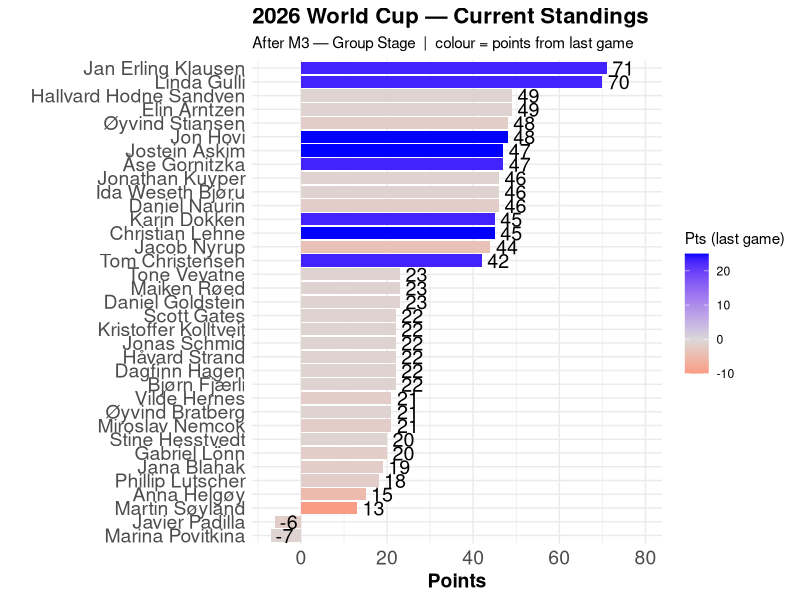

Here is the R script that generated this plot: (Note: this script raises an error after producing the figure.)
## ---- chunk 1
library(tidyverse)
library(ggplot2)

# ── Parameter ─────────────────────────────────────────────────────────────────
this_match <- 3   # which game this post covers — never changes on re-render
lag        <- 1   # number of games back for the colour fill

# ── Load data ─────────────────────────────────────────────────────────────────
df <- read_delim(here::here("gData", "standings.csv"), delim = ";",
                 locale = locale(encoding = "UTF-8"),
                 show_col_types = FALSE) |>
  mutate(full_name = if_else(is.na(full_name) | full_name == "", player, full_name))

played_matches <- sort(unique(df$match))

# ── Lag scores ────────────────────────────────────────────────────────────────
lag_match_idx <- match(this_match, played_matches) - lag
lag_match <- if (!is.na(lag_match_idx) && lag_match_idx >= 1) {
  played_matches[lag_match_idx]
} else {
  NA_integer_
}

lag_scores <- if (!is.na(lag_match)) {
  df |> filter(match == lag_match) |> select(player, lag_score = cumulative)
} else {
  tibble(player = unique(df$player), lag_score = 0L)
}

# ── Current standings ─────────────────────────────────────────────────────────
hbar <- df |>
  filter(match == this_match) |>
  left_join(lag_scores, by = "player") |>
  mutate(
    lag_score = replace_na(lag_score, 0L),
    diff      = cumulative - lag_score,
    full_name = fct_reorder(full_name, cumulative)
  )

last_stage <- hbar |> pull(stage) |> first()
lag_label  <- if (lag == 1) "last game" else paste0("last ", lag, " games")

# ── Plot ──────────────────────────────────────────────────────────────────────
p <- ggplot(hbar, aes(x = full_name, y = cumulative, fill = diff)) +
  geom_col() +
  scale_y_continuous(limits = c(min(min(hbar$cumulative), 0), max(hbar$cumulative) * 1.12)) +
  coord_flip() +
  scale_fill_gradient2(low = "red", high = "blue", mid = "grey85", midpoint = 0,
                       name = paste0("Pts (", lag_label, ")")) +
  geom_text(aes(label = cumulative), hjust = -0.25, size = 5) +
  ylab("Points") +
  xlab(" ") +
  labs(
    title    = "2026 World Cup — Current Standings",
    subtitle = paste0("After M", this_match, " — ", last_stage,
                      "  |  colour = points from ", lag_label)
  ) +
  theme_minimal() +
  theme(
    axis.text  = element_text(size = 14),
    axis.title = element_text(size = 14, face = "bold"),
    plot.title = element_text(face = "bold", size = 16)
  )

ggsave("standings.png",
       width = 10, height = 10, dpi = 150)
## ---- chunk 2
knitr::include_graphics("standings.png")
